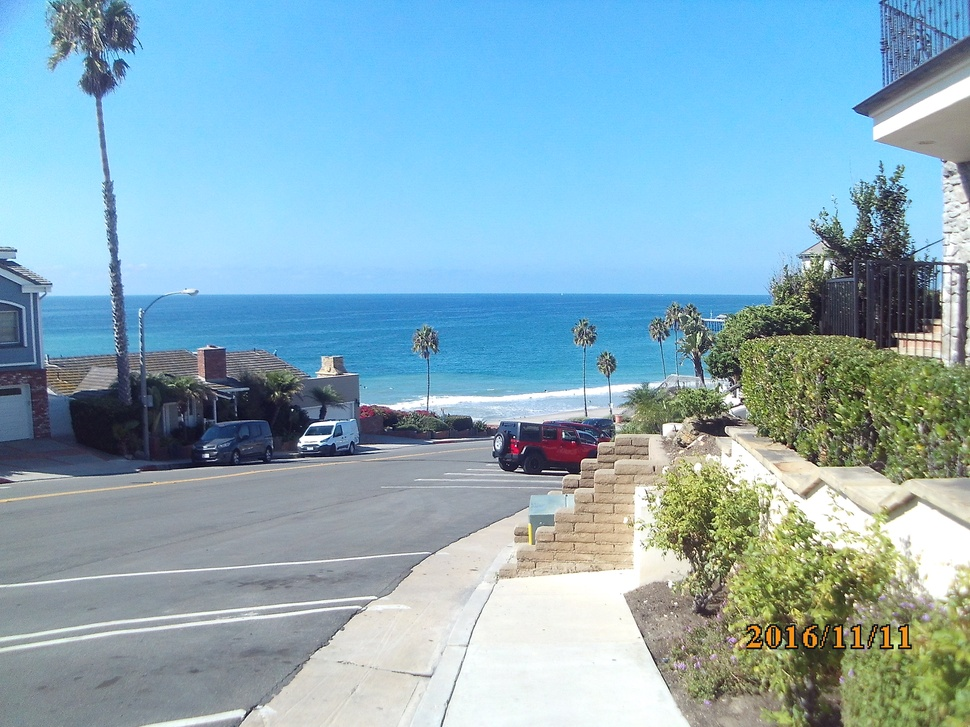
#> input picture test_input.jpg, 970 x 727 px, shrunk from 3264 x 2448 before the run
$ python -i mask.py   (imports and definitions only)
#> lines starting #> are read from the running program, lines starting #| are printed output that depends on the picture; after the words box and inside, x2 and y2 are one past the last pixel; in counts of white or black regions, pixels touching at a corner belong together
#> further down, picture is the input picture: shape (727, 970, 3); mean B, G, R 187.5, 172.2, 137.1
import cv2
import numpy as np

class MaskElement:
    """
    A class to represent an individual mask element.
    This is used to create and manage individual masks.
    """
    def __init__(self, mask):
        self.mask = mask

class Mask:
    """
    A class to handle masking operations for video effects.
    """

    def __init__(self, frame, region=None, shape=None, behavior='or'):
        self.frame = frame
        self.region = region
        self.shape = shape
        self.behavior = behavior
        self.mask = np.zeros(frame.shape[:2], dtype=np.uint8)

    def _process_behavior(self, mask_element, behavior=None):
        checked_behavior = behavior if behavior else self.behavior
        if  checked_behavior == 'or':
            cv2.bitwise_or(self.mask, mask_element.mask, self.mask)
        elif checked_behavior == 'xor':
            cv2.bitwise_xor(self.mask, mask_element.mask, self.mask)
        elif checked_behavior == 'nand':
            cv2.bitwise_and(self.mask, cv2.bitwise_not(mask_element.mask), self.mask)
        elif checked_behavior == 'and':
            cv2.bitwise_and(self.mask, mask_element.mask, self.mask)
        elif checked_behavior == 'nor':
            cv2.bitwise_not(mask_element.mask, mask_element.mask)
            cv2.bitwise_or(self.mask, mask_element.mask, self.mask)
        else:
            raise ValueError(f"Unknown behavior: {checked_behavior}")


    # [97 lines left out: functions create_circle_mask, create_rectangle_mask, create_polygon_mask, create_ellipse_mask, create_band_mask, not called in this run]


    def create_checkerboard_mask(self, block_size=10, behavior=None):
        """
        Create a checkerboard pattern mask.
        block_size: size of each square block
        """
#> called with block_size = 10
        h, w = self.frame.shape[:2]
#> h = 727; w = 970
        # Handle proportional float for block_size
        if isinstance(block_size, float):
            block_size = int(min(h, w) * block_size)
        mask_element = MaskElement(np.zeros(self.frame.shape[:2], dtype=np.uint8))
        for i in range(0, h, block_size):
            for j in range(0, w, block_size):
                if (i // block_size + j // block_size) % 2 == 0:
                    mask_element.mask[i:i+block_size, j:j+block_size] = 255
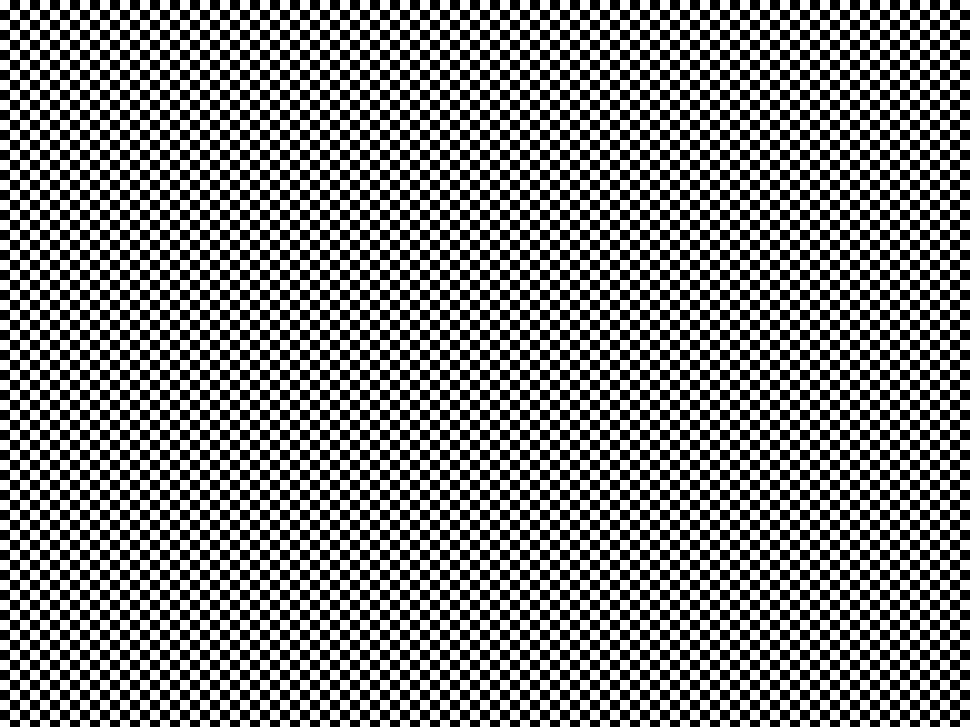
#> mask_element.mask: shape (727, 970); 50% white; 1 black region, box (x1, y1, x2, y2) and area: (0, 0, 970, 727) 352560
        self._process_behavior(mask_element,behavior=behavior if behavior else self.behavior)
        return mask_element


    # [29 lines left out: functions create_stripe_mask, create_full_mask, not called in this run]

>>> import cv2
>>> picture = cv2.imread('../test_input.jpg')
>>> result = Mask(picture).create_checkerboard_mask()
